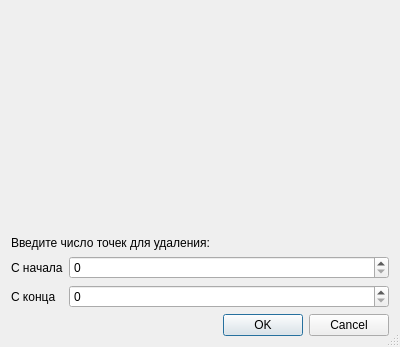
<?xml version="1.0" encoding="UTF-8"?>
<ui version="4.0">
 <class>CutDotsDialog</class>
 <widget class="QDialog" name="CutDotsDialog">
  <property name="geometry">
   <rect>
    <x>0</x>
    <y>0</y>
    <width>400</width>
    <height>347</height>
   </rect>
  </property>
  <property name="windowTitle">
   <string>Удаление крайних точек</string>
  </property>
  <property name="sizeGripEnabled">
   <bool>true</bool>
  </property>
  <layout class="QVBoxLayout" name="verticalLayout" stretch="10,2,1">
   <item>
    <layout class="QHBoxLayout" name="graphLayout"/>
   </item>
   <item>
    <layout class="QFormLayout" name="formLayout">
     <item row="1" column="0">
      <widget class="QLabel" name="label">
       <property name="text">
        <string>С начала</string>
       </property>
      </widget>
     </item>
     <item row="2" column="0">
      <widget class="QLabel" name="label_2">
       <property name="text">
        <string>С конца</string>
       </property>
      </widget>
     </item>
     <item row="1" column="1">
      <widget class="QSpinBox" name="startInput">
       <property name="maximum">
        <number>9999999</number>
       </property>
      </widget>
     </item>
     <item row="2" column="1">
      <widget class="QSpinBox" name="endInput">
       <property name="maximum">
        <number>9999999</number>
       </property>
      </widget>
     </item>
     <item row="0" column="0" colspan="2">
      <widget class="QLabel" name="label_3">
       <property name="text">
        <string>Введите число точек для удаления:</string>
       </property>
      </widget>
     </item>
    </layout>
   </item>
   <item>
    <widget class="QDialogButtonBox" name="buttonBox">
     <property name="orientation">
      <enum>Qt::Orientation::Horizontal</enum>
     </property>
     <property name="standardButtons">
      <set>QDialogButtonBox::StandardButton::Cancel|QDialogButtonBox::StandardButton::Ok</set>
     </property>
    </widget>
   </item>
  </layout>
 </widget>
 <resources/>
 <connections>
  <connection>
   <sender>buttonBox</sender>
   <signal>accepted()</signal>
   <receiver>CutDotsDialog</receiver>
   <slot>accept()</slot>
   <hints>
    <hint type="sourcelabel">
     <x>248</x>
     <y>254</y>
    </hint>
    <hint type="destinationlabel">
     <x>157</x>
     <y>274</y>
    </hint>
   </hints>
  </connection>
  <connection>
   <sender>buttonBox</sender>
   <signal>rejected()</signal>
   <receiver>CutDotsDialog</receiver>
   <slot>reject()</slot>
   <hints>
    <hint type="sourcelabel">
     <x>316</x>
     <y>260</y>
    </hint>
    <hint type="destinationlabel">
     <x>286</x>
     <y>274</y>
    </hint>
   </hints>
  </connection>
 </connections>
</ui>
